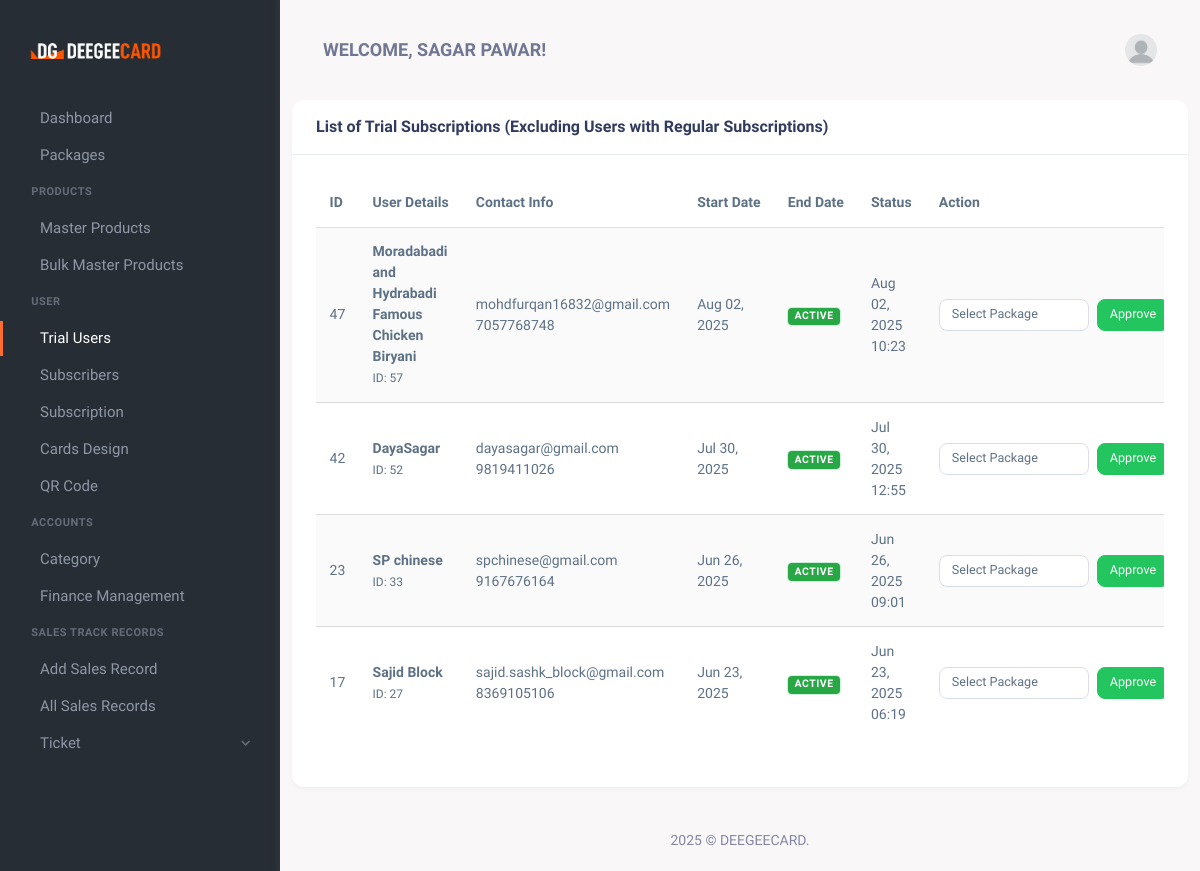
Page /list-of-trial-users.php (signed in) on the earlier database version.
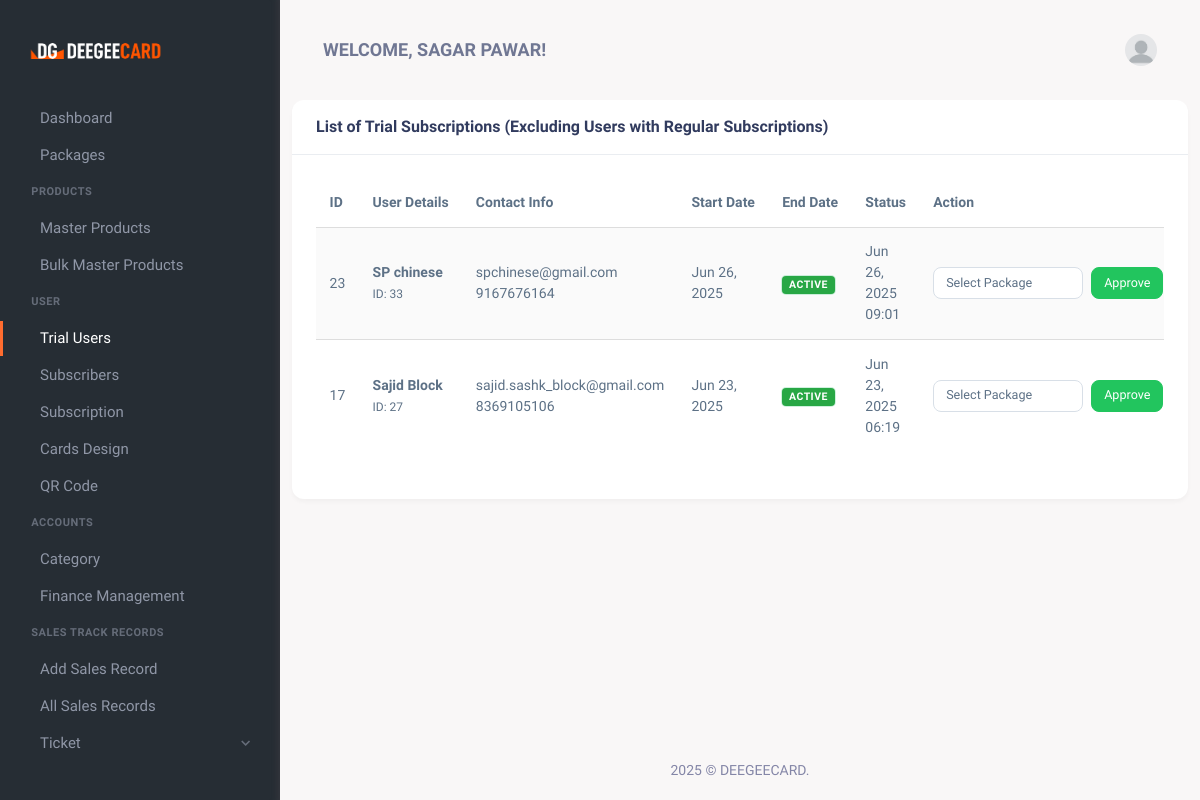
Same page on the later database version.
### tables this page shows
CREATE TABLE `trial_subscriptions` (
  `id` int(11) NOT NULL,
  `user_id` int(11) NOT NULL,
  `start_date` datetime NOT NULL,
  `end_date` datetime NOT NULL,
  `is_active` tinyint(1) DEFAULT '1',
  `created_at` timestamp NOT NULL DEFAULT CURRENT_TIMESTAMP
);

CREATE TABLE `users` (
  `id` int(11) NOT NULL,
  `Name` varchar(100) NOT NULL,
  `Email` varchar(100) NOT NULL,
  `Password` varchar(255) NOT NULL,
  `role` enum('admin','user','sales_person') NOT NULL DEFAULT 'user',
  `created_at` timestamp NOT NULL DEFAULT CURRENT_TIMESTAMP,
  `updated_at` timestamp NOT NULL DEFAULT CURRENT_TIMESTAMP ON UPDATE CURRENT_TIMESTAMP,
  `phone` varchar(15) NOT NULL,
  `address` text NOT NULL,
  `is_trial` tinyint(1) DEFAULT '0',
  `trial_start` datetime DEFAULT NULL,
  `trial_end` datetime DEFAULT NULL
);

### list-of-trial-users.php (the view, shortened to what the changed rows need)
<?php
require 'db_connection.php';
$records_per_page = 20;
$page = isset($_GET['page']) ? (int)$_GET['page'] : 1;
$page = max(1, $page);
$offset = ($page - 1) * $records_per_page;
$sql = "SELECT ts.id, ts.user_id, u.name as user_name, u.email, u.phone,
               ts.start_date, ts.end_date, ts.is_active, ts.created_at
        FROM trial_subscriptions ts
        JOIN users u ON ts.user_id = u.id
        WHERE NOT EXISTS (
            SELECT 1 FROM subscriptions s
            WHERE s.user_id = ts.user_id
        )
        ORDER BY ts.created_at DESC
        LIMIT ?, ?";
$stmt = $conn->prepare($sql);
$stmt->bind_param("ii", $offset, $records_per_page);
$stmt->execute();
$result = $stmt->get_result();
?>
<!DOCTYPE html>
<html lang="en">
<head>
    <link href="assets/css/vendor.min.css" rel="stylesheet" type="text/css" />
    <link href="assets/css/icons.min.css" rel="stylesheet" type="text/css" />
    <link href="assets/css/app.min.css" rel="stylesheet" type="text/css" />
    <link href="assets/css/style.css" rel="stylesheet" type="text/css" />
</head>
<body>
    <div class="wrapper">
        <div class="page-content">
            <div class="container">
                <div class="row">
                    <div class="col-xl-12">
                        <div class="card">
                            <div class="card-body">
                                <div class="table-responsive">
                                    <table class="table table-centered table-striped table-hover">
                                        <thead class="thead-light">
                                            <tr>
                                                <th>ID</th>
                                                <th>User Details</th>
                                                <th>Contact Info</th>
                                                <th>Start Date</th>
                                                <th>End Date</th>
                                                <th>Status</th>
                                                <th>Action</th>
                                            </tr>
                                        </thead>
                                        <tbody>
                                            <?php while ($row = $result->fetch_assoc()): ?>
                                                <tr>
                                                    <td><?= htmlspecialchars($row['id']) ?></td>
                                                    <td>
                                                        <strong><?= htmlspecialchars($row['user_name']) ?></strong><br>
                                                        <small class="text-muted">ID: <?= $row['user_id'] ?></small>
                                                    </td>
                                                    <td>
                                                        <div><?= htmlspecialchars($row['email']) ?></div>
                                                        <div><?= htmlspecialchars($row['phone']) ?></div>
                                                    </td>
                                                    <td><?= date('M d, Y', strtotime($row['start_date'])) ?></td>
                                                    <td>
                                                        <span class="badge <?= $row['is_active'] ? 'badge-success' : 'badge-secondary' ?>">
                                                            <?= $row['is_active'] ? 'Active' : 'Inactive' ?>
                                                        </span>
                                                    </td>
                                                    <td><?= date('M d, Y H:i', strtotime($row['created_at'])) ?></td>
                                                    <td>
                                                        <form method="POST" action="" class="form-inline">
                                                            <select name="package_id" class="form-control form-control-sm mr-2" required>
                                                                <option value="">Select Package</option>
                                                            </select>
                                                            <button type="submit" name="approve_trial" class="btn btn-success btn-sm">
                                                                Approve
                                                            </button>
                                                        </form>
                                                    </td>
                                                </tr>
                                            <?php endwhile; ?>
                                        </tbody>
                                    </table>
                                </div>
                            </div>
                        </div>
                    </div>
                </div>
            </div>
        </div>
    </div>
</body>
</html>

Differences in the rows shown:
no longer on this page (row unchanged): trial_subscriptions: id "47", user.Name "Moradabadi and Hydrabadi Famous Chicken Biryani", user "57", user.Email "mohdfurqan16832@gmail.com", user.phone "7057768748", start_date "Aug 02, 2025", is_active "ACTIVE", created_at "Aug 02, 2025 10:23"
no longer on this page (row edited): trial_subscriptions: id "42", user.Name "DayaSagar", user "52", user.Email "dayasagar@gmail.com", user.phone "9819411026", start_date "Jul 30, 2025", is_active "ACTIVE", created_at "Jul 30, 2025 12:55"
